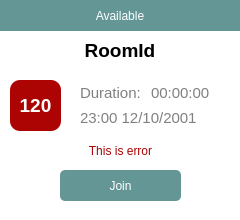
<?xml version="1.0" encoding="UTF-8"?>
<ui version="4.0">
 <class>Room</class>
 <widget class="QWidget" name="Room">
  <property name="geometry">
   <rect>
    <x>0</x>
    <y>0</y>
    <width>240</width>
    <height>220</height>
   </rect>
  </property>
  <property name="minimumSize">
   <size>
    <width>240</width>
    <height>220</height>
   </size>
  </property>
  <property name="maximumSize">
   <size>
    <width>240</width>
    <height>220</height>
   </size>
  </property>
  <property name="windowTitle">
   <string>Form</string>
  </property>
  <property name="styleSheet">
   <string notr="true">border-radius: 10px;
background-color: rgb(255, 255, 255);</string>
  </property>
  <widget class="QStackedWidget" name="statusStack">
   <property name="geometry">
    <rect>
     <x>0</x>
     <y>0</y>
     <width>240</width>
     <height>221</height>
    </rect>
   </property>
   <property name="styleSheet">
    <string notr="true">background-color: rgb(255, 255, 255);</string>
   </property>
   <property name="frameShape">
    <enum>QFrame::StyledPanel</enum>
   </property>
   <property name="frameShadow">
    <enum>QFrame::Raised</enum>
   </property>
   <property name="currentIndex">
    <number>0</number>
   </property>
   <widget class="QWidget" name="available">
    <widget class="QLabel" name="label">
     <property name="geometry">
      <rect>
       <x>0</x>
       <y>0</y>
       <width>240</width>
       <height>31</height>
      </rect>
     </property>
     <property name="styleSheet">
      <string notr="true">background-color: rgb(100, 150, 150);
color: rgb(255, 255, 255);
border-radius: 0px;</string>
     </property>
     <property name="text">
      <string>Available</string>
     </property>
     <property name="alignment">
      <set>Qt::AlignCenter</set>
     </property>
    </widget>
    <widget class="QPushButton" name="join">
     <property name="geometry">
      <rect>
       <x>60</x>
       <y>170</y>
       <width>121</width>
       <height>31</height>
      </rect>
     </property>
     <property name="styleSheet">
      <string notr="true">QPushButton{
border-radius: 5px;
color: white;
background-color: #649696;
}


QPushButton:hover {
	
	background-color: rgb(85, 127, 127);
}

QPushButton:pressed {
	
	background-color: rgb(60, 90, 90);
}</string>
     </property>
     <property name="text">
      <string>Join</string>
     </property>
    </widget>
   </widget>
   <widget class="QWidget" name="busy">
    <widget class="QLabel" name="label_2">
     <property name="geometry">
      <rect>
       <x>0</x>
       <y>0</y>
       <width>240</width>
       <height>31</height>
      </rect>
     </property>
     <property name="styleSheet">
      <string notr="true">background-color: rgb(172, 3, 3);
color: rgb(255, 255, 255);
border-radius: 0px;</string>
     </property>
     <property name="text">
      <string>Busy</string>
     </property>
     <property name="alignment">
      <set>Qt::AlignCenter</set>
     </property>
    </widget>
   </widget>
   <widget class="QWidget" name="finished">
    <widget class="QLabel" name="label_3">
     <property name="geometry">
      <rect>
       <x>0</x>
       <y>0</y>
       <width>240</width>
       <height>31</height>
      </rect>
     </property>
     <property name="styleSheet">
      <string notr="true">background-color: rgb(244, 175, 15);
color: rgb(255, 255, 255);
border-radius: 0px;</string>
     </property>
     <property name="text">
      <string>Finished</string>
     </property>
     <property name="alignment">
      <set>Qt::AlignCenter</set>
     </property>
    </widget>
    <widget class="QPushButton" name="view">
     <property name="geometry">
      <rect>
       <x>60</x>
       <y>170</y>
       <width>121</width>
       <height>31</height>
      </rect>
     </property>
     <property name="styleSheet">
      <string notr="true">QPushButton{
border-radius: 5px;
color: white;
	
	background-color: rgb(244, 175, 15);
}


QPushButton:hover {
	background-color: rgb(216, 152, 14);
}

QPushButton:pressed {
	
	
	background-color: rgb(177, 124, 11);
}</string>
     </property>
     <property name="text">
      <string>View result</string>
     </property>
    </widget>
   </widget>
  </widget>
  <widget class="QLabel" name="error">
   <property name="geometry">
    <rect>
     <x>10</x>
     <y>140</y>
     <width>221</width>
     <height>21</height>
    </rect>
   </property>
   <property name="styleSheet">
    <string notr="true">color: rgb(172, 3, 3);</string>
   </property>
   <property name="text">
    <string>This is error</string>
   </property>
   <property name="alignment">
    <set>Qt::AlignCenter</set>
   </property>
  </widget>
  <widget class="QLabel" name="roomName">
   <property name="geometry">
    <rect>
     <x>10</x>
     <y>40</y>
     <width>220</width>
     <height>21</height>
    </rect>
   </property>
   <property name="font">
    <font>
     <pointsize>14</pointsize>
     <bold>true</bold>
    </font>
   </property>
   <property name="text">
    <string>RoomId</string>
   </property>
   <property name="alignment">
    <set>Qt::AlignCenter</set>
   </property>
  </widget>
  <widget class="QLabel" name="level">
   <property name="geometry">
    <rect>
     <x>10</x>
     <y>80</y>
     <width>51</width>
     <height>51</height>
    </rect>
   </property>
   <property name="font">
    <font>
     <pointsize>14</pointsize>
     <bold>true</bold>
    </font>
   </property>
   <property name="styleSheet">
    <string notr="true">border-radius: 10px;
color: white;
background-color: rgb(172, 3, 3);</string>
   </property>
   <property name="text">
    <string>120</string>
   </property>
   <property name="alignment">
    <set>Qt::AlignCenter</set>
   </property>
  </widget>
  <widget class="QWidget" name="formLayoutWidget">
   <property name="geometry">
    <rect>
     <x>80</x>
     <y>80</y>
     <width>151</width>
     <height>52</height>
    </rect>
   </property>
   <layout class="QFormLayout" name="formLayout_2">
    <property name="rowWrapPolicy">
     <enum>QFormLayout::WrapLongRows</enum>
    </property>
    <property name="labelAlignment">
     <set>Qt::AlignCenter</set>
    </property>
    <property name="horizontalSpacing">
     <number>10</number>
    </property>
    <property name="verticalSpacing">
     <number>0</number>
    </property>
    <item row="0" column="0">
     <widget class="QLabel" name="label_6">
      <property name="minimumSize">
       <size>
        <width>0</width>
        <height>25</height>
       </size>
      </property>
      <property name="font">
       <font>
        <pointsize>11</pointsize>
       </font>
      </property>
      <property name="styleSheet">
       <string notr="true">color: gray;</string>
      </property>
      <property name="text">
       <string>Duration:</string>
      </property>
     </widget>
    </item>
    <item row="0" column="1">
     <widget class="QLabel" name="durationRoom">
      <property name="minimumSize">
       <size>
        <width>0</width>
        <height>25</height>
       </size>
      </property>
      <property name="font">
       <font>
        <pointsize>11</pointsize>
       </font>
      </property>
      <property name="styleSheet">
       <string notr="true">color: gray;</string>
      </property>
      <property name="text">
       <string>00:00:00</string>
      </property>
      <property name="alignment">
       <set>Qt::AlignLeading|Qt::AlignLeft|Qt::AlignVCenter</set>
      </property>
     </widget>
    </item>
    <item row="1" column="0" colspan="2">
     <widget class="QLabel" name="timeRoom">
      <property name="minimumSize">
       <size>
        <width>0</width>
        <height>25</height>
       </size>
      </property>
      <property name="font">
       <font>
        <pointsize>11</pointsize>
       </font>
      </property>
      <property name="styleSheet">
       <string notr="true">color: gray;</string>
      </property>
      <property name="text">
       <string>23:00 12/10/2001</string>
      </property>
      <property name="alignment">
       <set>Qt::AlignLeading|Qt::AlignLeft|Qt::AlignVCenter</set>
      </property>
     </widget>
    </item>
   </layout>
  </widget>
 </widget>
 <resources/>
 <connections/>
</ui>
